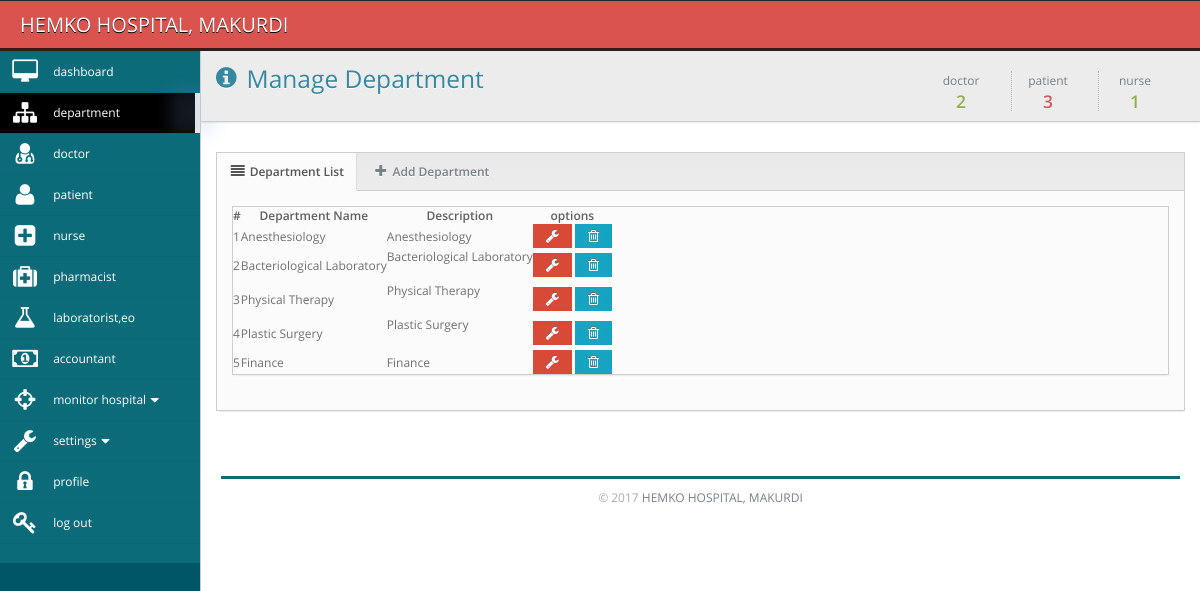
The page /admin/manage_department.php (signed in) on the database its author committed.
### tables this page shows
CREATE TABLE `department` (
  `deptid` int(10) unsigned NOT NULL AUTO_INCREMENT,
  `name` varchar(255) DEFAULT NULL,
  `description` longtext,
  PRIMARY KEY (`deptid`)
);

### admin/manage_department.php (the view, shortened to what this page needs)
<?php
$loggedInUser = $_SESSION["user"];
$activeUser = mysql_fetch_array(mysql_query("select * from users where(email = '$loggedInUser')"));
$role = $activeUser['role'];
$doctor = mysql_query("select * from staff where designation = 'doctor'");
$nurse = mysql_query("select * from staff where designation = 'nurse'");
$patient = mysql_query("select * from patients");
?>
<!DOCTYPE html PUBLIC "-//W3C//DTD XHTML 1.0 Transitional//EN" "http://www.w3.org/TR/xhtml1/DTD/xhtml1-transitional.dtd">
<html>
    <head>
		<link rel="stylesheet" href="../css/font.css">
		<link href="../css/bayanno.css" media="screen" rel="stylesheet" type="text/css" />
    </head>
<?php
 include("../session.php");
?>
<body>
<?php if($role=="admin"){ ?>
    <div class="navbar navbar-top navbar-inverse">
	<div class="navbar-inner">
		<div class="container-fluid">
			<a class="brand" href="">HEMKO HOSPITAL, MAKURDI</a>
		</div>
	</div>
</div>
<div class="primary-sidebar">
	<ul class="nav nav-collapse collapse nav-collapse-primary">
		<li class="">
			<span class="glow"></span>
				<a href="dashboard.php" >
					<i class="icon-desktop icon-2x"></i>
					<span>dashboard</span>
				</a>
		</li>
		<li class="dark-nav active">
			<span class="glow"></span>
				<a href="manage_department.php" >
					<i class="icon-sitemap icon-2x"></i>
					<span>department</span>
				</a>
		</li>
		<li class="">
			<span class="glow"></span>
				<a href="manage_doctor.php" >
					<i class="icon-user-md icon-2x"></i>
					<span>doctor</span>
				</a>
		</li>
        <li class="">
			<span class="glow"></span>
				<a href="manage_patient.php" >
					<i class="icon-user icon-2x"></i>
					<span>patient</span>
				</a>
		</li>
		<li class="">
			<span class="glow"></span>
				<a href="manage_nurse.php" >
					<i class="icon-plus-sign-alt icon-2x"></i>
					<span>nurse</span>
				</a>
		</li>
		<li class="">
			<span class="glow"></span>
				<a href="manage_pharmacist.php" >
					<i class="icon-medkit icon-2x"></i>
					<span>pharmacist</span>
				</a>
		</li>
		<li class="">
			<span class="glow"></span>
				<a href="manage_laboratorist.php" >
					<i class="icon-beaker icon-2x"></i>
					<span>laboratorist,eo</span>
				</a>
		</li>
		<li class="">
			<span class="glow"></span>
				<a href="manage_accountant.php" >
					<i class="icon-money icon-2x"></i>
					<span>accountant</span>
				</a>
		</li>
		<li class="dark-nav ">
			<span class="glow"></span>
            <a class="accordion-toggle  " data-toggle="collapse" href="#view_hospital_submenu" >
                <i class="icon-screenshot icon-2x"></i>
                <span>monitor hospital<i class="icon-caret-down"></i></span>
            </a>
		</li>
		<li class="dark-nav ">
			<span class="glow"></span>
            <a class="accordion-toggle  " data-toggle="collapse" href="#settings_submenu" >
                <i class="icon-wrench icon-2x"></i>
                <span>settings<i class="icon-caret-down"></i></span>
            </a>
		</li>
		<li class="">
			<span class="glow"></span>
				<a href="manage_profile.php" >
					<i class="icon-lock icon-2x"></i>
					<span>profile</span>
				</a>
		</li>
		<li class="">
			<span class="glow"></span>
				<a href="../logout.php" >
					<i class="icon-key icon-2x"></i>
					<span>log out</span>
				</a>
		</li>
	</ul>
</div>
    <div class="main-content">
		        <div class="container-fluid" >
            <div class="row-fluid">
                <div class="area-top clearfix">
                    <div class="pull-left header">
                        <h3 class="title">
                        <i class="icon-info-sign"></i>
                        Manage Department </h3>
                    </div>
                    <ul class="inline pull-right sparkline-box">
                        <li class="sparkline-row">
                            <h4 class="green">
                                <span>doctor</span>
                               <?php echo mysql_num_rows($doctor);?>
                            </h4>
                        </li>
                        <li class="sparkline-row">
                            <h4 class="red">
                                <span>patient</span>
                               <?php echo mysql_num_rows($patient);?>
                            </h4>
                        </li>
                          <li class="sparkline-row">
                            <h4 class="green">
                                <span>nurse</span>
                                <?php echo mysql_num_rows($nurse);?>
                            </h4>
                        </li>
                    </ul>
                </div>
            </div>
        </div>
        <div class="container-fluid padded">
            <div class="box">
	<div class="box-header">
		<ul class="nav nav-tabs nav-tabs-left">
			<li class="active">
            	<a href="#list" data-toggle="tab"><i class="icon-align-justify"></i>
					Department List
                    	</a></li>
			<li>
            	<a href="#add" data-toggle="tab"><i class="icon-plus"></i>
					Add Department
                    	</a></li>
		</ul>
	</div>
	<div class="box-content padded">
		<div class="tab-content">
            <div class="tab-pane box active" id="list">
                <table cellpadding="0" cellspacing="0" border="0" class="dTable responsive">
                	<thead>
                		<tr>
                    		<th><div>#</div></th>
                    		<th><div>Department Name</div></th>
                    		<th><div>Description</div></th>
                    		<th><div>options</div></th>
						</tr>
					</thead>
                    <tbody>
<?php
	$sno = 1;
	$query = mysql_query("select * from department");
	while($view = mysql_fetch_array($query)){
	?>
                        <tr>
                            <td><?php echo $sno++;?></td>
							<td><?php echo $view['name'];?></td>
							<td><?php echo $view['description'];?></td>
							<td align="center">
                            	<a href="edit_department.php?id=<?php echo $view['deptid'];?>"
                                	rel="tooltip" data-placement="top" data-original-title="edit" class="btn btn-blue">
                                		<i class="icon-wrench"></i>
                                </a>
                            	<a href="manage_department.php?id=<?php echo $view['deptid'];?>" onclick="return confirm('delete?')"
                                	rel="tooltip" data-placement="top" data-original-title="delete" class="btn btn-red">
                                		<i class="icon-trash"></i>
                                </a>
        					</td>
                        </tr>
                        <?php } ?>
                    </tbody>
                </table>
			</div>
		</div>
	</div>
</div>
        </div>
	    <div style="clear:both;color:#aaa; padding:20px;">
    	<hr /><center>&copy; 2017 <a href="">HEMKO HOSPITAL, MAKURDI</a></center>
    </div>
    </div>
<?php }else{
  echo "<meta http-equiv=\"refresh\" content=\"0;URL=../error_page.php\">";
  exit;
  } ?>
</body>
</html>

### rows shown on the page
department: name "Anesthesiology", description "Anesthesiology"
department: name "Bacteriological Laboratory", description "Bacteriological Laboratory"
department: name "Physical Therapy", description "Physical Therapy"
department: name "Plastic Surgery", description "Plastic Surgery"
department: name "Finance", description "Finance"

### other values the page prints
mysql_num_rows($doctor) "2"
mysql_num_rows($patient) "3"
mysql_num_rows($nurse) "1"
